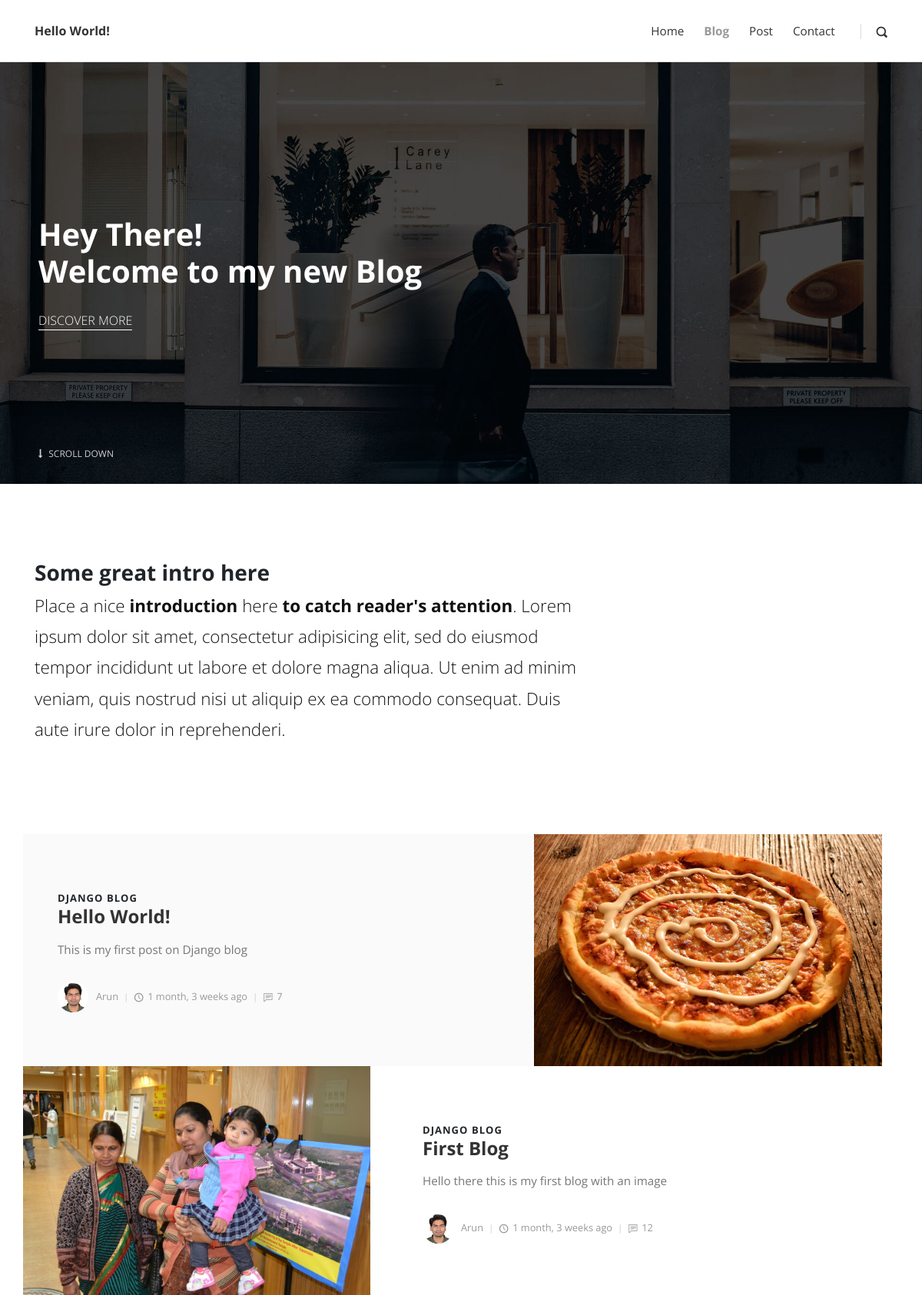
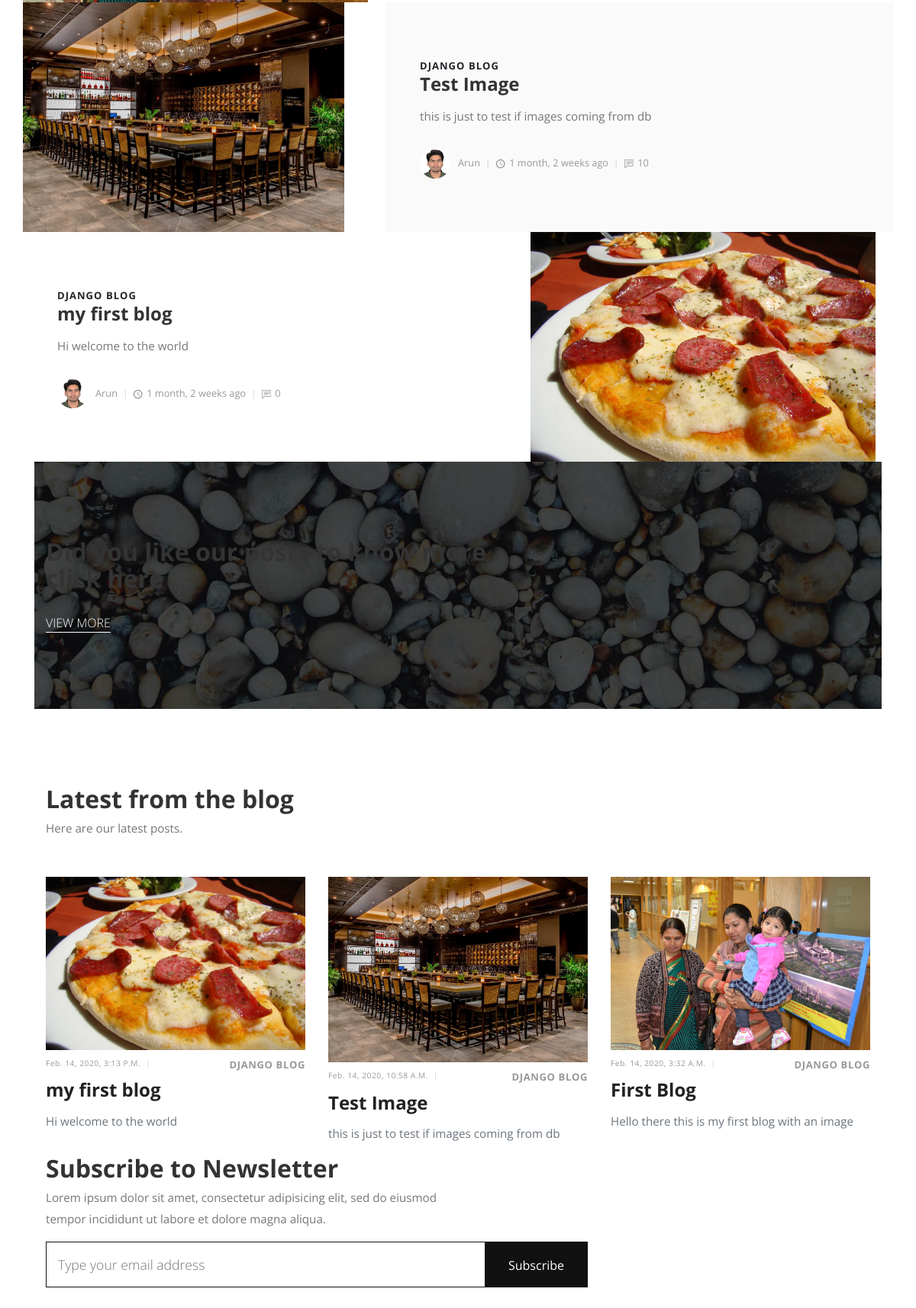
The page / (upper part) on the database its author committed (2 pictures, top to bottom).
### blogapp/models.py (models this page shows, shortened)
class Catagory(models.Model):
    title = models.CharField(max_length=20)
    def __str__(self):
        return self.title

class Post(models.Model):
    title = models.CharField(max_length=100)
    overviewm = models.TextField()
    timestamp = models.DateTimeField(auto_now_add=True)
    content = HTMLField()
    comment_count = models.IntegerField(default=0)
    view_count = models.IntegerField(default=0)
    author = models.ForeignKey(Author, on_delete=models.CASCADE)
    thumbnail = models.ImageField()
    categories = models.ManyToManyField(Catagory)
    featured = models.BooleanField()

class Author(models.Model):
    user = models.OneToOneField(User, on_delete=models.CASCADE)
    profile_picture = models.ImageField()
    def __str__(self):
        return self.user.username

### blogapp/views.py (the view)
# urls.py: path('', index),
def  index(request):
    featured = Post.objects.filter(featured=True)
    latest = Post.objects.order_by('-timestamp')[0:3]
    if request.method == "POST":
        email = request.POST["email"]
        new_signup = Signup()
        new_signup.email = email
        new_signup.save()
    context = {
        'object_list': featured,
        'latest': latest
    }
    return render(request, 'index.html', context)

### templates/index.html (shortened to what this page needs)
{% extends 'base.html' %}
{% load static %}
  {% block content %}
    <section style="background: url({% static 'img/hero.jpg' %}); background-size: cover; background-position: center center" class="hero">
      <div class="container">
        <div class="row">
          <div class="col-lg-7">
            <h1>Hey There!<br> Welcome to my new Blog </h1><a href="#" class="hero-link">Discover More</a>
          </div>
        </div><a href=".intro" class="continue link-scroll"><i class="fa fa-long-arrow-down"></i> Scroll Down</a>
      </div>
    </section>
    <section class="intro">
      <div class="container">
        <div class="row">
          <div class="col-lg-8">
            <h2 class="h3">Some great intro here</h2>
            <p class="text-big">Place a nice <strong>introduction</strong> here <strong>to catch reader's attention</strong>. Lorem ipsum dolor sit amet, consectetur adipisicing elit, sed do eiusmod tempor incididunt ut labore et dolore magna aliqua. Ut enim ad minim veniam, quis nostrud nisi ut aliquip ex ea commodo consequat. Duis aute irure dolor in reprehenderi.</p>
          </div>
        </div>
      </div>
    </section>
    <section class="featured-posts no-padding-top">
      <div class="container">
        {% for obj in object_list %}
        <div class="row d-flex align-items-stretch">
          {% if not forloop.first and not forloop.last %}
          <div class="image col-lg-5"><img src="{{ obj.thumbnail.url }}" alt="..."></div>
          {% endif %}
          <div class="text col-lg-7">
            <div class="text-inner d-flex align-items-center">
              <div class="content">
                <header class="post-header">
                  <div class="category">
                    {% for cat in obj.categories.all %}
                    <a href="#">{{ cat }}</a>
                    {% endfor %}
                  </div>
                  <a href="post.html">
                    <h2 class="h4">{{ obj.title }}</h2></a>
                </header>
                <p>{{ obj.overviewm }}</p>
                <footer class="post-footer d-flex align-items-center"><a href="#" class="author d-flex align-items-center flex-wrap">
                    <div class="avatar"><img src="{{ obj.author.profile_picture.url }}" alt="..." class="img-fluid"></div>
                    <div class="title"><span>{{ obj.author }}</span></div></a>
                  <div class="date"><i class="icon-clock"></i>{{ obj.timestamp|timesince }} ago</div>
                  <div class="comments"><i class="icon-comment"></i>{{ obj.comment_count }}</div>
                </footer>
              </div>
            </div>
          </div>
          {% if forloop.first or forloop.last %}
          <div class="image col-lg-5"><img src="{{ obj.thumbnail.url }}" alt="..."></div>
          {% endif %}
        </div>
        {% endfor %}
    <section style="background: url({% static 'img/divider-bg.jpg' %}); background-size: cover; background-position: center bottom" class="divider">
      <div class="container">
        <div class="row">
          <div class="col-md-7">
            <h2>Did you like our posts to know more click here</h2><a href="#" class="hero-link">View More</a>
          </div>
        </div>
      </div>
    </section>
    <section class="latest-posts">
      <div class="container">
        <header>
          <h2>Latest from the blog</h2>
          <p class="text-big">Here are our latest posts.</p>
        </header>
        <div class="row">
          {% for obj in latest %}
          <div class="post col-md-4">
            <div class="post-thumbnail"><a href="#"><img src="{{ obj.thumbnail.url }}" alt="..." class="img-fluid"></a></div>
            <div class="post-details">
              <div class="post-meta d-flex justify-content-between">
                <div class="date">{{ obj.timestamp }}</div>
                <div class="category">
                  {% for cat in obj.categories.all %}
                  <a href="#">{{ cat }}</a>
                  {% endfor %}
                </div>
              </div><a href="#">
                <h3 class="h4">{{ obj.title }}</h3></a>
              <p class="text-muted">{{ obj.overviewm }}</p>
            </div>
          </div>
          {% endfor %}
    <section class="newsletter no-padding-top">
      <div class="container">
        <div class="row">
          <div class="col-md-6">
            <h2>Subscribe to Newsletter</h2>
            <p class="text-big">Lorem ipsum dolor sit amet, consectetur adipisicing elit, sed do eiusmod tempor incididunt ut labore et dolore magna aliqua.</p>
          </div>
          <div class="col-md-8">
            <div class="form-holder">
              <form action="." method="POST">
                <div class="form-group">
                  <input type="email" name="email" id="email" placeholder="Type your email address">
                  <button type="submit" class="submit">Subscribe</button>
                </div>
              </form>
            </div>
          </div>
        </div>
      </div>
    </section>
{% endblock content %}

### rows shown on the page
Post: title "Hello World!", overviewm "This is my first post on Django blog", author.profile_picture (picture), author "Arun", timestamp "1 month, 3 weeks", comment_count "7", thumbnail (picture)
Catagory: title "DJANGO BLOG"
Post: thumbnail (picture), title "First Blog", overviewm "Hello there this is my first blog with an image", author.profile_picture (picture), author "Arun", timestamp "1 month, 3 weeks", comment_count "12", timestamp "Feb. 14, 2020, 3:32 A.m."
Post: thumbnail (picture), title "Test Image", overviewm "this is just to test if images coming from db", author.profile_picture (picture), author "Arun", timestamp "1 month, 2 weeks", comment_count "10", timestamp "Feb. 14, 2020, 10:58 A.m."
Post: title "my first blog", overviewm "Hi welcome to the world", author.profile_picture (picture), author "Arun", timestamp "1 month, 2 weeks", comment_count "0", thumbnail (picture), timestamp "Feb. 14, 2020, 3:13 P.m."
